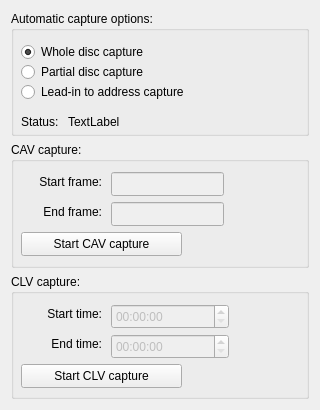
<?xml version="1.0" encoding="UTF-8"?>
<ui version="4.0">
 <class>AutomaticCaptureDialog</class>
 <widget class="QDialog" name="AutomaticCaptureDialog">
  <property name="geometry">
   <rect>
    <x>0</x>
    <y>0</y>
    <width>320</width>
    <height>410</height>
   </rect>
  </property>
  <property name="minimumSize">
   <size>
    <width>320</width>
    <height>410</height>
   </size>
  </property>
  <property name="windowTitle">
   <string>Automatic Capture</string>
  </property>
  <layout class="QVBoxLayout" name="verticalLayout">
   <item>
    <widget class="QGroupBox" name="groupBox">
     <property name="title">
      <string>Automatic capture options:</string>
     </property>
     <widget class="QRadioButton" name="partialDiscRadioButton">
      <property name="geometry">
       <rect>
        <x>10</x>
        <y>50</y>
        <width>281</width>
        <height>22</height>
       </rect>
      </property>
      <property name="text">
       <string>Partial disc capture</string>
      </property>
     </widget>
     <widget class="QRadioButton" name="leadInCaptureRadioButton">
      <property name="geometry">
       <rect>
        <x>10</x>
        <y>70</y>
        <width>281</width>
        <height>22</height>
       </rect>
      </property>
      <property name="text">
       <string>Lead-in to address capture</string>
      </property>
     </widget>
     <widget class="QRadioButton" name="wholeDiscRadioButton">
      <property name="geometry">
       <rect>
        <x>10</x>
        <y>30</y>
        <width>281</width>
        <height>22</height>
       </rect>
      </property>
      <property name="text">
       <string>Whole disc capture</string>
      </property>
      <property name="checked">
       <bool>true</bool>
      </property>
     </widget>
     <widget class="QLabel" name="label_5">
      <property name="geometry">
       <rect>
        <x>10</x>
        <y>100</y>
        <width>51</width>
        <height>21</height>
       </rect>
      </property>
      <property name="text">
       <string>Status:</string>
      </property>
     </widget>
     <widget class="QLabel" name="captureStatusLabel">
      <property name="geometry">
       <rect>
        <x>57</x>
        <y>100</y>
        <width>231</width>
        <height>21</height>
       </rect>
      </property>
      <property name="text">
       <string>TextLabel</string>
      </property>
     </widget>
    </widget>
   </item>
   <item>
    <widget class="QGroupBox" name="groupBox_2">
     <property name="title">
      <string>CAV capture:</string>
     </property>
     <widget class="QLabel" name="label">
      <property name="geometry">
       <rect>
        <x>10</x>
        <y>30</y>
        <width>81</width>
        <height>20</height>
       </rect>
      </property>
      <property name="text">
       <string>Start frame:</string>
      </property>
      <property name="alignment">
       <set>Qt::AlignRight|Qt::AlignTrailing|Qt::AlignVCenter</set>
      </property>
     </widget>
     <widget class="QLabel" name="label_2">
      <property name="geometry">
       <rect>
        <x>10</x>
        <y>60</y>
        <width>81</width>
        <height>20</height>
       </rect>
      </property>
      <property name="text">
       <string>End frame:</string>
      </property>
      <property name="alignment">
       <set>Qt::AlignRight|Qt::AlignTrailing|Qt::AlignVCenter</set>
      </property>
     </widget>
     <widget class="QPushButton" name="startCavCapturePushButton">
      <property name="geometry">
       <rect>
        <x>10</x>
        <y>90</y>
        <width>161</width>
        <height>24</height>
       </rect>
      </property>
      <property name="text">
       <string>Start CAV capture</string>
      </property>
      <property name="autoDefault">
       <bool>false</bool>
      </property>
     </widget>
     <widget class="QLineEdit" name="startFrameLineEdit">
      <property name="enabled">
       <bool>false</bool>
      </property>
      <property name="geometry">
       <rect>
        <x>100</x>
        <y>30</y>
        <width>113</width>
        <height>24</height>
       </rect>
      </property>
     </widget>
     <widget class="QLineEdit" name="endFrameLineEdit">
      <property name="enabled">
       <bool>false</bool>
      </property>
      <property name="geometry">
       <rect>
        <x>100</x>
        <y>60</y>
        <width>113</width>
        <height>24</height>
       </rect>
      </property>
     </widget>
    </widget>
   </item>
   <item>
    <widget class="QGroupBox" name="groupBox_3">
     <property name="title">
      <string>CLV capture:</string>
     </property>
     <widget class="QLabel" name="label_3">
      <property name="geometry">
       <rect>
        <x>10</x>
        <y>60</y>
        <width>81</width>
        <height>20</height>
       </rect>
      </property>
      <property name="text">
       <string>End time:</string>
      </property>
      <property name="alignment">
       <set>Qt::AlignRight|Qt::AlignTrailing|Qt::AlignVCenter</set>
      </property>
     </widget>
     <widget class="QLabel" name="label_4">
      <property name="geometry">
       <rect>
        <x>10</x>
        <y>30</y>
        <width>81</width>
        <height>20</height>
       </rect>
      </property>
      <property name="text">
       <string>Start time:</string>
      </property>
      <property name="alignment">
       <set>Qt::AlignRight|Qt::AlignTrailing|Qt::AlignVCenter</set>
      </property>
     </widget>
     <widget class="QPushButton" name="startClvCapturePushButton">
      <property name="geometry">
       <rect>
        <x>10</x>
        <y>90</y>
        <width>161</width>
        <height>24</height>
       </rect>
      </property>
      <property name="text">
       <string>Start CLV capture</string>
      </property>
      <property name="autoDefault">
       <bool>false</bool>
      </property>
     </widget>
     <widget class="QTimeEdit" name="startTimeTimeEdit">
      <property name="enabled">
       <bool>false</bool>
      </property>
      <property name="geometry">
       <rect>
        <x>100</x>
        <y>30</y>
        <width>118</width>
        <height>25</height>
       </rect>
      </property>
      <property name="displayFormat">
       <string>HH:mm:ss</string>
      </property>
     </widget>
     <widget class="QTimeEdit" name="endTimeTimeEdit">
      <property name="enabled">
       <bool>false</bool>
      </property>
      <property name="geometry">
       <rect>
        <x>100</x>
        <y>60</y>
        <width>118</width>
        <height>25</height>
       </rect>
      </property>
      <property name="displayFormat">
       <string>HH:mm:ss</string>
      </property>
     </widget>
    </widget>
   </item>
  </layout>
 </widget>
 <tabstops>
  <tabstop>wholeDiscRadioButton</tabstop>
  <tabstop>partialDiscRadioButton</tabstop>
  <tabstop>leadInCaptureRadioButton</tabstop>
  <tabstop>startFrameLineEdit</tabstop>
  <tabstop>endFrameLineEdit</tabstop>
  <tabstop>startCavCapturePushButton</tabstop>
  <tabstop>startTimeTimeEdit</tabstop>
  <tabstop>endTimeTimeEdit</tabstop>
  <tabstop>startClvCapturePushButton</tabstop>
 </tabstops>
 <resources/>
 <connections/>
</ui>
